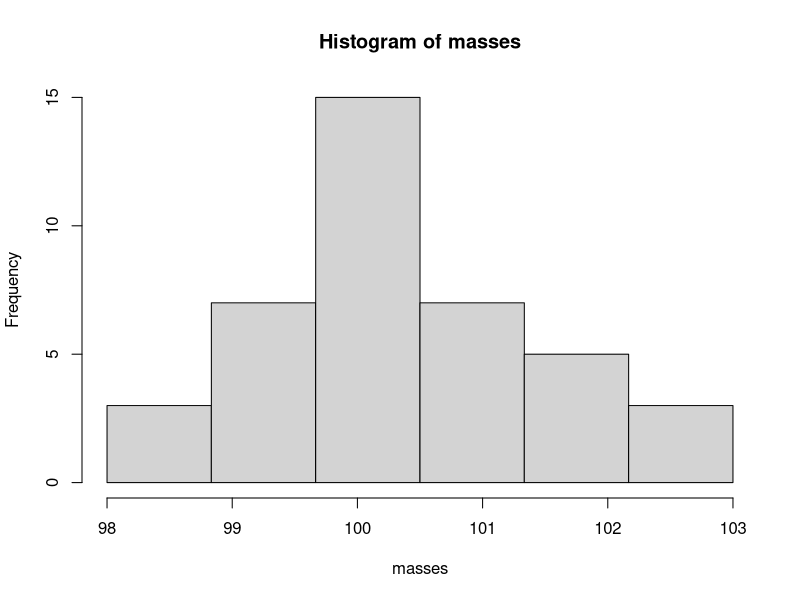

The R source for this figure:
#Assigning the list of values to a variable
masses <- c(101.28, 99.37, 101.31, 100.05, 101.39, 99.4, 100.42, 99.87, 99.42, 101.37, 99.77, 100.63, 101.22, 102.37, 100.16, 100.53, 99.91, 99.76, 99.36, 102.69, 100.25, 100.31, 101.12, 100.02, 99.43, 100.32, 101.03, 98.7, 99.71, 98.74, 100.33, 101.47, 101.47, 101.65, 100.09, 99.32, 100.5, 98.44, 99.19, 102.2)

#Creating bar sizes and therefore range
bars <- seq(98, 103, by = 0.83333333333333333333333)

#Creating a histogram with this data
hist(masses, breaks = bars)

dev.off()
